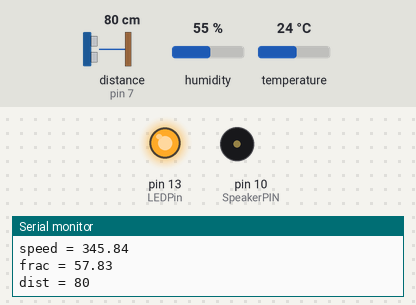
Simulated run of this sketch. Board: Arduino Uno, built with avr-gcc and run on an emulated ATmega328P. Parts: output pins drawn as LEDs (lit = HIGH), buzzer (waves = sounding), the last lines printed to the serial monitor. Wiring (inferred from the names in the program): ultrasonic range finder: trigger pin 8; echo pin 7. The test bench sets the inputs (shaded band); at power-on: distance to the obstacle (sensor on pin 7) 80 cm, humidity 55 %, temperature 24 °C. The echo pulse lasts 58.3 µs per cm; pins used as bus, display or sensor lines are not drawn.

Above: at 2.2 s.
2.3 s: distance to the obstacle (sensor on pin 7) set to 95 cm
5.8 s: distance to the obstacle (sensor on pin 7) set to 105 cm
At 7.7 s:
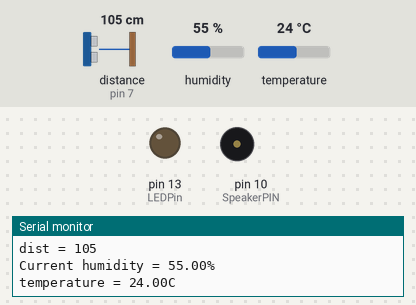
19.9 s: distance to the obstacle (sensor on pin 7) set to 99 cm
At 20.18 s:
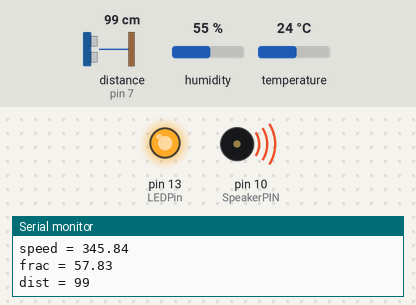
Timing chart, 0 to 24.4 s (numbered marks = the images above; inputs shaded):
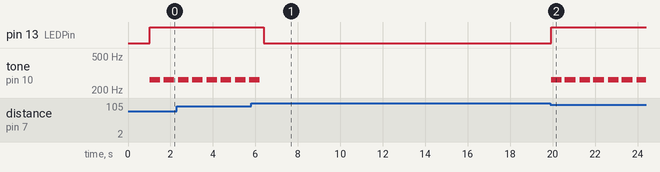

Measured:
- the behaviour switches between 99 and 100 cm on distance to the obstacle (sensor on pin 7) (found by bisection; images 0 and 1)
- the behaviour switches between 102 and 101 cm on distance to the obstacle (sensor on pin 7) (found by bisection; images 1 and 2)
- after the input at 5.8 s, pin 13 (LEDPin): HIGH → LOW after 0.59 s; tone on pin 10 (SpeakerPIN): goes on until 6.2 s, then stays silent
- after the input at 19.9 s, pin 13 (LEDPin): LOW → HIGH at once; tone on pin 10 (SpeakerPIN): alternates 262 Hz for 0.50 s and silent for 0.17 s, starting at once
- by itself, tone on pin 10 (SpeakerPIN): alternates 262 Hz for 0.50 s and silent for 0.15 s

The sketch:

d4.ino
```cpp
#include "pitches.h"
#define echoPin 7
#define trigPin 8
#define LEDPin 13
#define SpeakerPIN 10

#include <dht.h>
#define dht_dpin A0

/*
   1/58.2
   340 m/s
   1cm / 29.1 us
   */

int safe = 100;
int care = 30;
long duration, distance;

dht DHT;
void setup(){
  Serial.begin(9600);
  pinMode(trigPin, OUTPUT);
  pinMode(echoPin, INPUT);
  pinMode(LEDPin, OUTPUT);
  delay(300);
  Serial.println("Humidity and temperature done");
  delay(700);
}

int mode = 0;

void loop(){

  DHT.read11(dht_dpin);
  float c_air = 331.3 + 0.606 * DHT.temperature;
  float frac = 1e6 / (c_air * 100) * 2;

  Serial.print("speed = ");
  Serial.println(c_air);
  Serial.print("frac = ");
  Serial.println(frac);

  digitalWrite(trigPin, LOW);
  delayMicroseconds(2);

  digitalWrite(trigPin, HIGH);
  delayMicroseconds(10);
  digitalWrite(trigPin, LOW);

  duration = pulseIn(echoPin, HIGH);
  distance = duration / frac;

  if(distance >= safe){
    Serial.print("dist = ");
    Serial.println(distance);
    digitalWrite(LEDPin, LOW);
    delay(50);
  }
  else if(distance >= care){
    Serial.print("dist = ");
    Serial.println(distance);
    digitalWrite(LEDPin, HIGH);
    int noteDuration = 1000 / 2;
    for(int i = 0; i < 2; i++){
      tone(SpeakerPIN, NOTE_C4, noteDuration);
      int pauseBetweenNotes = noteDuration * 1.30;
      delay(pauseBetweenNotes);
      noTone(SpeakerPIN);
    }
  }
  else{
    Serial.print("dist = ");
    Serial.println(distance);
    digitalWrite(LEDPin, HIGH);
    int noteDuration = 1000 / 4;
    for(int i = 0; i < 4; i++){
      tone(SpeakerPIN, NOTE_C4, noteDuration);
      int pauseBetweenNotes = noteDuration * 1.30;
      delay(pauseBetweenNotes);
      noTone(SpeakerPIN);
    }
  }
  Serial.print("Current humidity = ");
  Serial.print(DHT.humidity);
  Serial.println("%");
  Serial.print("temperature = ");
  Serial.print(DHT.temperature);
  Serial.println("C");
  Serial.print("Tdp = ");
  float tdp = DHT.temperature - ((100 - DHT.humidity) / 5);
  Serial.print(tdp);
  Serial.println("C");
}
```

pitches.h
```cpp
/*************************************************
 * Public Constants
 *************************************************/

#define NOTE_B0  31
#define NOTE_C1  33
#define NOTE_CS1 35
#define NOTE_D1  37
#define NOTE_DS1 39
#define NOTE_E1  41
#define NOTE_F1  44
#define NOTE_FS1 46
#define NOTE_G1  49
#define NOTE_GS1 52
#define NOTE_A1  55
#define NOTE_AS1 58
#define NOTE_B1  62
#define NOTE_C2  65
#define NOTE_CS2 69
#define NOTE_D2  73
#define NOTE_DS2 78
#define NOTE_E2  82
#define NOTE_F2  87
#define NOTE_FS2 93
#define NOTE_G2  98
#define NOTE_GS2 104
#define NOTE_A2  110
#define NOTE_AS2 117
#define NOTE_B2  123
#define NOTE_C3  131
#define NOTE_CS3 139
#define NOTE_D3  147
#define NOTE_DS3 156
#define NOTE_E3  165
#define NOTE_F3  175
#define NOTE_FS3 185
#define NOTE_G3  196
#define NOTE_GS3 208
#define NOTE_A3  220
#define NOTE_AS3 233
#define NOTE_B3  247
#define NOTE_C4  262
#define NOTE_CS4 277
#define NOTE_D4  294
#define NOTE_DS4 311
#define NOTE_E4  330
#define NOTE_F4  349
#define NOTE_FS4 370
#define NOTE_G4  392
#define NOTE_GS4 415
#define NOTE_A4  440
#define NOTE_AS4 466
#define NOTE_B4  494
#define NOTE_C5  523
#define NOTE_CS5 554
#define NOTE_D5  587
#define NOTE_DS5 622
#define NOTE_E5  659
#define NOTE_F5  698
#define NOTE_FS5 740
#define NOTE_G5  784
#define NOTE_GS5 831
#define NOTE_A5  880
#define NOTE_AS5 932
#define NOTE_B5  988
#define NOTE_C6  1047
#define NOTE_CS6 1109
#define NOTE_D6  1175
#define NOTE_DS6 1245
#define NOTE_E6  1319
#define NOTE_F6  1397
#define NOTE_FS6 1480
#define NOTE_G6  1568
#define NOTE_GS6 1661
#define NOTE_A6  1760
#define NOTE_AS6 1865
#define NOTE_B6  1976
#define NOTE_C7  2093
#define NOTE_CS7 2217
#define NOTE_D7  2349
#define NOTE_DS7 2489
#define NOTE_E7  2637
#define NOTE_F7  2794
#define NOTE_FS7 2960
#define NOTE_G7  3136
#define NOTE_GS7 3322
#define NOTE_A7  3520
#define NOTE_AS7 3729
#define NOTE_B7  3951
#define NOTE_C8  4186
#define NOTE_CS8 4435
#define NOTE_D8  4699
#define NOTE_DS8 4978
```
